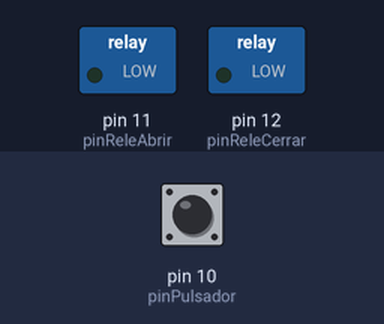
The sketch below on a simulated Arduino Uno, built with avr-gcc and run on an emulated ATmega328P. Shown: switched loads named in the sketch (green lamp = pin HIGH). The test bench sets the inputs (shaded band); at power-on: pin 10 (pinPulsador) HIGH.

Above: at 1.2 s.
1.3 s: pin 10 (pinPulsador) pulled LOW for 1 s
At 2.7 s:
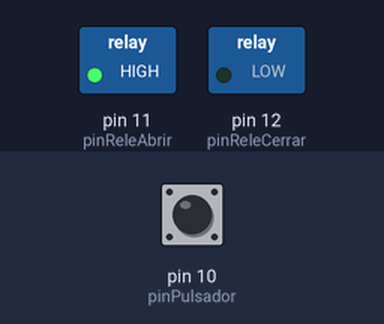
3.8 s: pin 10 (pinPulsador) pulled LOW for 0.15 s
At 4.5 s:
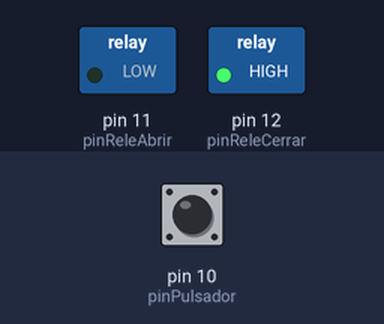
5.4 s: pin 10 (pinPulsador) pulled LOW for 3.2 s
At 9.9 s:
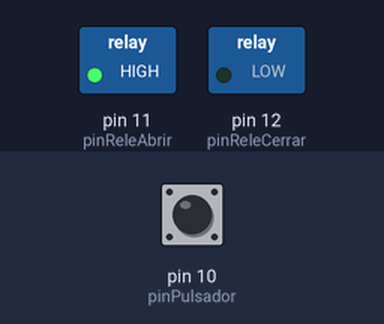
Timing chart, 0 to 16.1 s (numbered marks = the images above; inputs shaded):
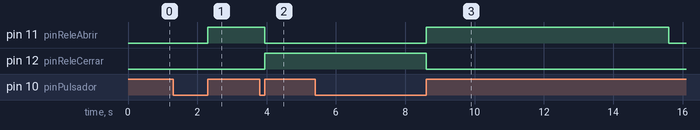

The sketch:

xanela001.ino
```cpp
 int pinReleAbrir = 11;
 int pinReleCerrar = 12;
 int pinPulsador = 10;
 int Delay = 20;
      bool estadoAnteriorPulsador = 0;

 unsigned long tiempoApagado = 7000;

  unsigned long tiempoUltimoCambio = 0;

 int RELE_ENCENDIDO = LOW;

void setup() {

  pinMode(pinReleAbrir, OUTPUT);
  pinMode(pinReleCerrar, OUTPUT);
  pinMode(pinPulsador, INPUT_PULLUP);

}

void loop() {


  if (digitalRead(pinPulsador) == LOW && millis() - tiempoUltimoCambio >= Delay) {

  if (digitalRead(pinPulsador) != estadoAnteriorPulsador) {
      abrirOcerrarVentana();
      tiempoUltimoCambio = millis();

    }
    }

   if (millis() - tiempoUltimoCambio >= tiempoApagado){
  digitalWrite(pinReleAbrir, RELE_ENCENDIDO);
  digitalWrite(pinReleCerrar, RELE_ENCENDIDO);
}
}
 void abrirOcerrarVentana() {

  if (digitalRead(pinReleAbrir) == RELE_ENCENDIDO) {

    digitalWrite(pinReleAbrir, !RELE_ENCENDIDO);
    digitalWrite(pinReleCerrar, RELE_ENCENDIDO);
  } else {

    digitalWrite(pinReleAbrir, RELE_ENCENDIDO);
    digitalWrite(pinReleCerrar, !RELE_ENCENDIDO);
  }
 }
```

Measured:
- after the input at 1.3 s, pin 11 (pinReleAbrir): LOW → HIGH after 1.0 s
- after the input at 3.8 s, pin 11 (pinReleAbrir): HIGH → LOW after 0.15 s; pin 12 (pinReleCerrar): LOW → HIGH after 0.15 s
- after the input at 5.4 s, pin 11 (pinReleAbrir): LOW → HIGH after 3.2 s, → LOW 7.0 s later; pin 12 (pinReleCerrar): HIGH → LOW after 3.2 s instead of 5.5 s
